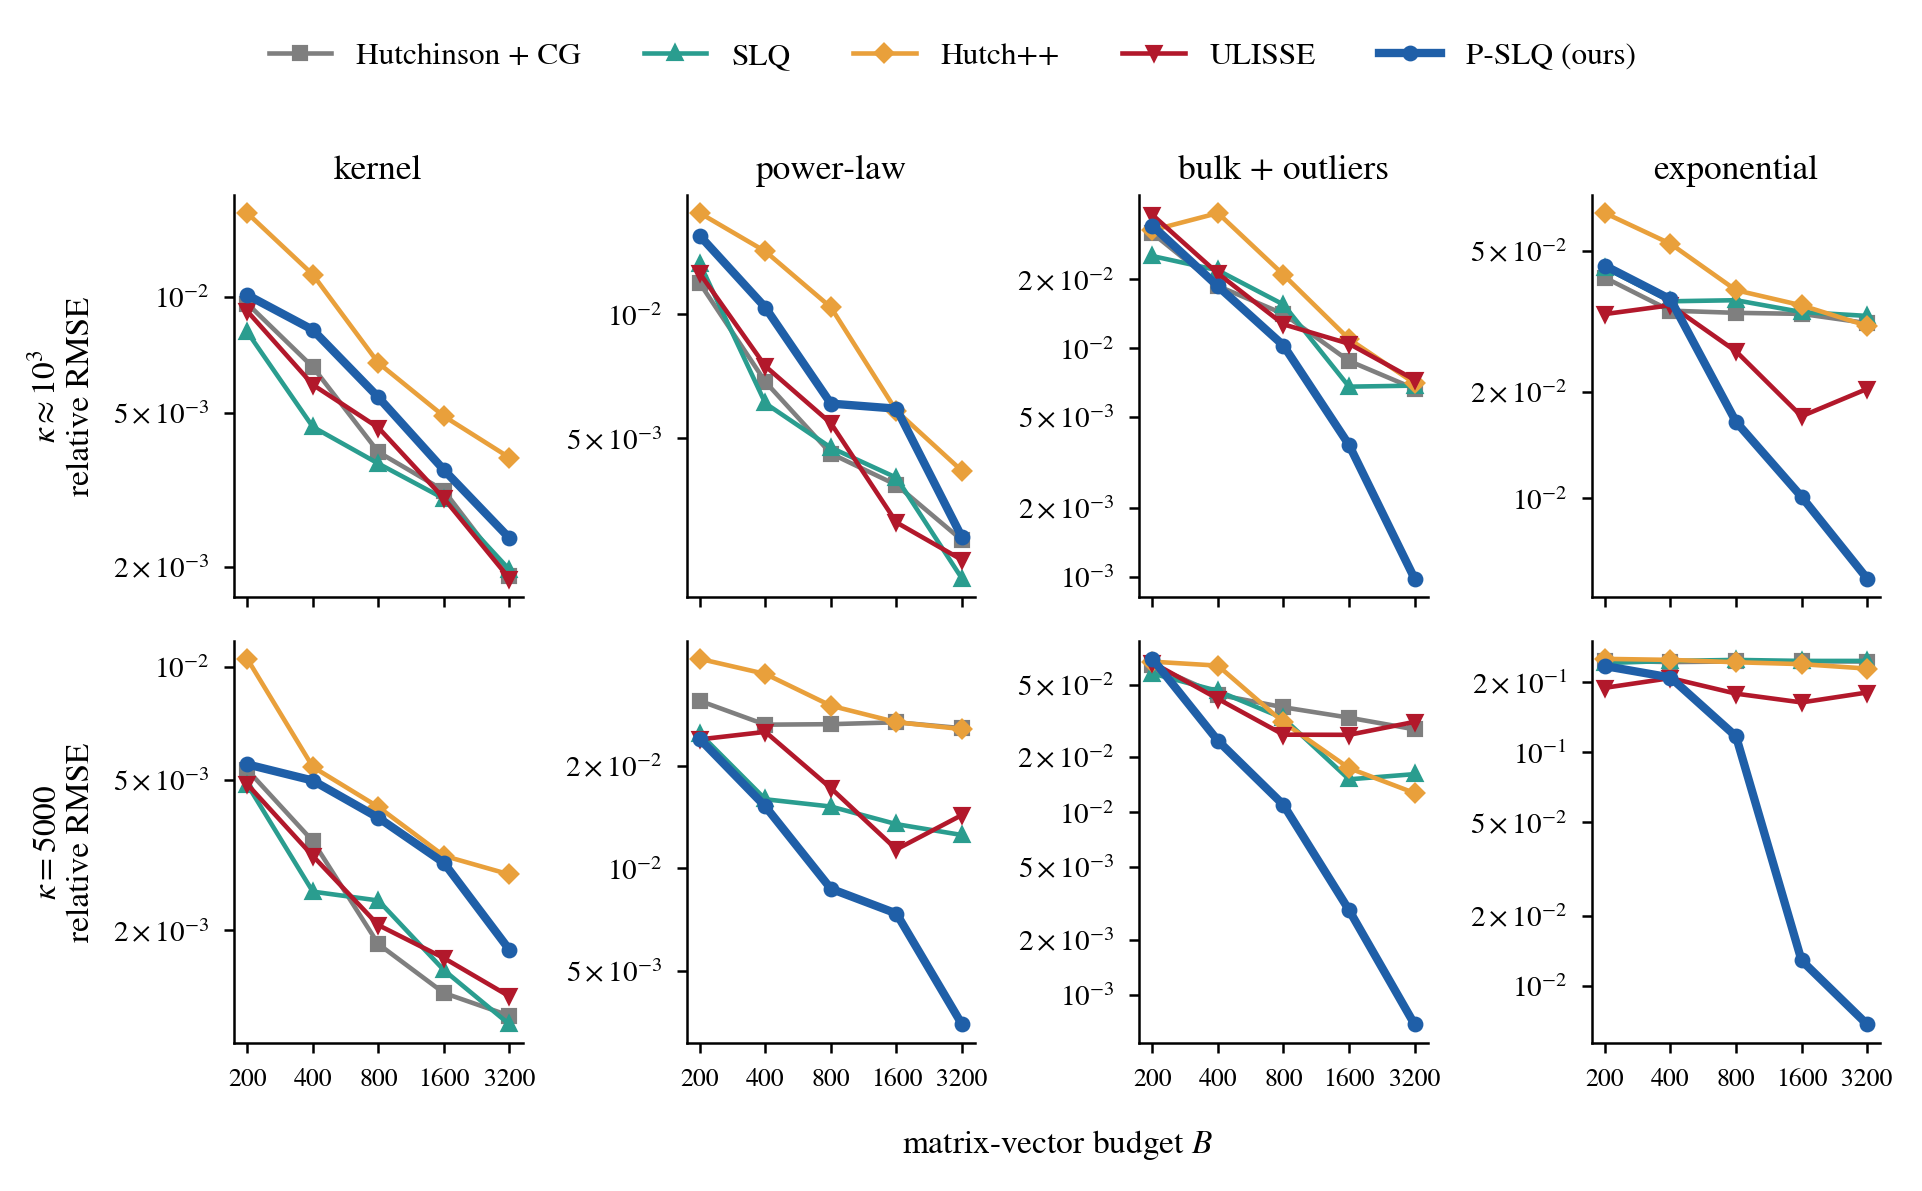

Write Python code to recreate this figure.
#!/usr/bin/env python3
"""Trace estimation at matched matrix-vector budgets (Section 6.1).

Target: tr(A^{-1}).  Every method receives the same budget B of products with
A and the same Krylov depth L per probe or solve; the free parameter of each
method (number of probes, sketch size, Krylov dimension) is derived from B.

    Hutchinson + CG   N = B / L Rademacher probes, each solved by L CG steps
    SLQ               N = B / L Rademacher probes, L-step Gauss quadrature
                      (Ubaru, Chen and Saad, 2017)
    Hutch++           k = g = B / (3L) solves for the sketch, its trace and the
                      deflated Hutchinson part (Meyer et al., 2021)
    ULISSE            CG with Russian-roulette truncation, unbiased
                      (Filippone and Engler, 2015): L guaranteed steps, then
                      continuation with probability P_CONT, increments
                      reweighted by the inverse survival probability
    P-SLQ (ours)      tr(A^{-1}) = tr(T_m^{-1}) + (S_perp^{-1})_11 beta_m^2
                      (T_m^{-2})_mm + tr(S_perp^{-1}): one Lanczos run of
                      dimension m, a boundary probe of depth L, and N probes
                      of depth L.  With B' = B - L:  m = B'/4,  N = (B' - m)/L.

All methods use Rademacher probes (projected onto the complement for P-SLQ;
Hutchinson's identity needs only E[z z^T] = I).

Two conditioning regimes, one row of the figure each:
    kappa ~ 1e3   the matrices of the other experiments (the kernel matrix
                  has kappa ~ 3e3 with its 0.01 nugget)
    kappa = 1e5   the same families at kappa = 1e5 (see make_matrix: the
                  kernel matrix uses a squared-exponential kernel here)

Reported: relative RMSE over REPS independent repetitions, against the exact
trace.  Output: exp_trace.pdf, exp_trace.csv.

Usage:  python exp_trace.py                  both regimes, then plot (~40 min)
        python exp_trace.py --kappa 1e5      one regime only; merged into an
                                             existing exp_trace.csv
        python exp_trace.py --plot           replot from exp_trace.csv
"""
import csv
import sys

import numpy as np
from pslq_core import test_matrix, lanczos, random_orthogonal

D = 1000
L = 30                                # Krylov depth for every method
BUDGETS = [200, 400, 800, 1600, 3200]
REPS = 30
P_CONT = 0.5                          # ULISSE continuation probability
REGIMES = [("1e3", r"$\kappa\approx10^3$"), ("5000", r"$\kappa=5000$")]
KINDS = [("kernel", "kernel"), ("power-law", "power-law"),
         ("bulk+outliers", "bulk + outliers"), ("exponential", "exponential")]
METHODS = ["Hutchinson + CG", "SLQ", "Hutch++", "ULISSE", "P-SLQ (ours)"]


# ============================================================ helpers =======

def batched_lanczos(A, U, l, Q=None):
    """l Lanczos steps for every column of U at once, full reorthogonalisation.
    With Q given, every vector is projected onto range(Q)^perp (P-SLQ).
    Returns the tridiagonal entries (alpha l x B, beta l-1 x B) and ||u||^2."""
    P = (lambda Z: Z) if Q is None else (lambda Z: Z - Q @ (Q.T @ Z))
    d, B = U.shape
    nu2 = (U * U).sum(0)
    V = np.zeros((l, d, B))
    V[0] = U / np.sqrt(nu2)
    al, be = np.zeros((l, B)), np.zeros((l - 1, B))
    prev, bprev = np.zeros((d, B)), np.zeros(B)
    for j in range(l):
        W = P(A @ V[j]) - bprev * prev
        al[j] = (V[j] * W).sum(0)
        W -= al[j] * V[j]
        for _ in range(2):
            W -= np.einsum("jdb,jb->db", V[:j + 1], np.einsum("jdb,db->jb", V[:j + 1], W))
        W = P(W)
        b = np.linalg.norm(W, axis=0)
        if j + 1 < l:
            be[j] = b
            V[j + 1] = W / np.maximum(b, 1e-300)
        prev, bprev = V[j], b
    return al, be, nu2


def gauss(al, be, nu2, k=1):
    """nu2 * e1^T T^{-k} e1 for every column (k = 1 or 2)."""
    out = np.empty(al.shape[1])
    l = al.shape[0]
    for i in range(al.shape[1]):
        T = np.diag(al[:, i]) + np.diag(be[:, i], 1) + np.diag(be[:, i], -1)
        x = np.zeros(l); x[0] = 1.0
        for _ in range(k):
            x = np.linalg.solve(T, x)
        out[i] = nu2[i] * x[0]
    return out


def cg(A, Bm, iters):
    """iters CG steps for every column of Bm, from zero; returns the iterates."""
    X = np.zeros_like(Bm); R = Bm.copy(); P = R.copy()
    rr = (R * R).sum(0)
    for _ in range(iters):
        AP = A @ P
        alpha = rr / np.maximum((P * AP).sum(0), 1e-300)
        X += alpha * P
        R -= alpha * AP
        rr_new = (R * R).sum(0)
        P = R + (rr_new / np.maximum(rr, 1e-300)) * P
        rr = rr_new
    return X


def rademacher(rng, d, n):
    return rng.choice([-1.0, 1.0], size=(d, n))


def make_matrix(key, regime, rng):
    """Test matrix for a regime.  "1e3" returns the matrices used elsewhere in
    the paper, unchanged.  "1e5" gives the same families at kappa = 1e5:
      kernel         squared-exponential kernel on the same inputs, with the
                     nugget set to reach kappa (the exponential kernel's own
                     smallest eigenvalue is too large for this kappa)
      bulk+outliers  smallest eigenvalue pinned to 1/kappa
      others         the spectrum of test_matrix stretched to kappa"""
    if regime == "1e3":
        return test_matrix(key, D, rng)
    kappa = float(regime)
    if key == "kernel":
        X = rng.random((D, 5))
        d2 = ((X[:, None, :] - X[None, :, :]) ** 2).sum(-1)
        K = np.exp(-d2 / (2 * (0.3 * np.sqrt(5)) ** 2))
        K = 0.5 * (K + K.T)
        w = np.linalg.eigvalsh(K)
        nugget = max((w[-1] - kappa * w[0]) / (kappa - 1.0), 0.0)
        return K + nugget * np.eye(D)
    if key == "bulk+outliers":
        lam = np.concatenate([rng.uniform(0.5, 1.0, 10),
                              rng.uniform(1 / kappa, 0.05, D - 10)])
        lam[np.argmin(lam)] = 1 / kappa
        U = random_orthogonal(D, rng)
        return (U * lam) @ U.T
    return test_matrix(key, D, rng, kappa=kappa)


# ============================================================ methods =======

def hutchinson_cg(A, B, rng):
    Z = rademacher(rng, A.shape[0], max(B // L, 1))
    return float(np.mean((Z * cg(A, Z, L)).sum(0)))


def slq(A, B, rng):
    al, be, nu2 = batched_lanczos(A, rademacher(rng, A.shape[0], max(B // L, 1)), L)
    return float(np.mean(gauss(al, be, nu2)))


def hutchpp(A, B, rng):
    d = A.shape[0]
    k = max(B // (3 * L), 1)
    Q = np.linalg.qr(cg(A, rademacher(rng, d, k), L))[0]      # sketch of A^{-1}
    t1 = np.trace(Q.T @ cg(A, Q, L))
    G = rademacher(rng, d, k)
    G -= Q @ (Q.T @ G)
    t2 = float(np.mean((G * cg(A, G, L)).sum(0)))
    return t1 + t2


def ulisse(A, B, rng):
    """CG with Russian-roulette truncation; unbiased for the converged solve."""
    d = A.shape[0]
    cost = L + P_CONT / (1.0 - P_CONT)                        # expected steps
    n = max(int(B / cost), 1)
    Z = rademacher(rng, d, n)
    extra = rng.geometric(1.0 - P_CONT, size=n) - 1           # steps after L
    X = np.zeros_like(Z); R = Z.copy(); P = R.copy()
    rr = (R * R).sum(0)
    est = np.zeros(n)
    for k in range(L + extra.max()):
        AP = A @ P
        alpha = rr / np.maximum((P * AP).sum(0), 1e-300)
        dX = alpha * P
        w = np.where(k < L, 1.0, P_CONT ** -(k - L + 1))       # inverse survival
        alive = k < L + extra
        est += alive * w * (Z * dX).sum(0)
        X += dX
        R -= alpha * AP
        rr_new = (R * R).sum(0)
        P = R + (rr_new / np.maximum(rr, 1e-300)) * P
        rr = rr_new
    return float(est.mean())


def pslq(A, B, rng):
    d = A.shape[0]
    Bp = B - L                                                 # boundary probe
    m = min(max(Bp // 4, 5), d - L - 2)                       # room for probes
    N = max((Bp - m) // L, 1)
    Q, T, beta_m, q_next = lanczos(A, rng.standard_normal(d), m)
    Ti = np.linalg.inv(T)
    gamma = beta_m ** 2 * Ti[m - 1, m - 1]
    al, be, _ = batched_lanczos(A, q_next[:, None], L, Q)      # boundary probe
    a1, a2 = gauss(al, be, np.ones(1), 1)[0], gauss(al, be, np.ones(1), 2)[0]
    s11 = a1 / (1.0 - gamma * a1)
    U = rademacher(rng, d, N)                                  # same probes as
    U -= Q @ (Q.T @ U)                                         # the baselines
    al, be, nu2 = batched_lanczos(A, U, L, Q)                  # P-SLQ
    tr_S = float(np.mean(gauss(al, be, nu2))) + gamma * a2 / (1.0 - gamma * a1)
    return np.trace(Ti) + s11 * beta_m ** 2 * (Ti @ Ti)[m - 1, m - 1] + tr_S


ESTIMATORS = dict(zip(METHODS, [hutchinson_cg, slq, hutchpp, ulisse, pslq]))


# ============================================================== run =========

def run(regimes):
    """Run the given regimes; rows of other regimes already in exp_trace.csv
    are kept, so one regime can be added without recomputing the other."""
    keep = [r for r in load() if r["regime"] not in regimes] if _have_csv() else []
    rows = []
    for regime in regimes:
        for key, _ in KINDS:
            rng = np.random.default_rng(0)
            A = make_matrix(key, regime, rng)
            w = np.linalg.eigvalsh(A)
            exact = float(np.sum(1.0 / w))
            print(f"[{regime}] {key}: kappa = {w[-1] / w[0]:.2e}", flush=True)
            for B in BUDGETS:
                for name, est in ESTIMATORS.items():
                    vals = np.array([est(A, B, rng) for _ in range(REPS)])
                    rows.append(dict(
                        regime=regime, matrix=key, budget=B, method=name,
                        rel_rmse=float(np.sqrt(np.mean((vals / exact - 1.0) ** 2))),
                        rel_bias=float(np.mean(vals) / exact - 1.0)))
                line = "  ".join(f"{r['method'][:12]:>12s} {r['rel_rmse']:.1e}"
                                 for r in rows if r["regime"] == regime
                                 and r["matrix"] == key and r["budget"] == B)
                print(f"  B={B:5d}  {line}", flush=True)
    rows = keep + rows
    with open("exp_trace.csv", "w", newline="") as fh:
        w_ = csv.DictWriter(fh, fieldnames=list(rows[0]))
        w_.writeheader(); w_.writerows(rows)
    return rows


def _have_csv():
    try:
        open("exp_trace.csv").close()
        return True
    except OSError:
        return False


def load():
    with open("exp_trace.csv") as fh:
        return [dict(r, regime=r.get("regime") or "1e3", budget=int(r["budget"]),
                     rel_rmse=float(r["rel_rmse"]), rel_bias=float(r["rel_bias"]))
                for r in csv.DictReader(fh)]


def _sci(v, _):
    """Tick label: 10^k for powers of ten, else c x 10^k."""
    e = int(np.floor(np.log10(v) + 1e-9))
    c = round(v / 10 ** e)
    return rf"$10^{{{e}}}$" if c == 1 else rf"${c}\times10^{{{e}}}$"


def plot(rows):
    import matplotlib
    matplotlib.use("Agg")
    import matplotlib.pyplot as plt
    from matplotlib.ticker import FuncFormatter, LogLocator
    plt.rcParams.update({
        "font.family": "serif", "font.serif": ["STIXGeneral", "DejaVu Serif"],
        "mathtext.fontset": "stix", "font.size": 8, "axes.labelsize": 8,
        "axes.titlesize": 8.5, "legend.fontsize": 7.5, "xtick.labelsize": 7,
        "ytick.labelsize": 7, "axes.linewidth": 0.6, "lines.linewidth": 1.2,
        "xtick.major.width": 0.6, "ytick.major.width": 0.6,
        "xtick.major.size": 2.5, "ytick.major.size": 2.5,
        "axes.spines.top": False, "axes.spines.right": False})
    style = {"Hutchinson + CG": dict(color="#7f7f7f", marker="s", ls="-"),
             "SLQ": dict(color="#2a9d8f", marker="^", ls="-"),
             "Hutch++": dict(color="#e9a03b", marker="D", ls="-"),
             "ULISSE": dict(color="#b2182b", marker="v", ls="-"),
             "P-SLQ (ours)": dict(color="#1f5fa8", marker="o", ls="-", lw=2.0)}
    regimes = [(k, lab) for k, lab in REGIMES if any(r["regime"] == k for r in rows)]
    fig, axes = plt.subplots(len(regimes), 4, figsize=(6.5, 1.75 * len(regimes) + 0.25),
                             sharex=True, squeeze=False)
    for i, (regime, rlab) in enumerate(regimes):
        for j, (key, title) in enumerate(KINDS):
            ax = axes[i, j]
            for name in METHODS:
                st = style[name]
                y = [next(r["rel_rmse"] for r in rows if r["regime"] == regime
                          and r["matrix"] == key and r["budget"] == B
                          and r["method"] == name) for B in BUDGETS]
                ax.plot(BUDGETS, y, color=st["color"], marker=st["marker"], ms=2.8,
                        lw=st.get("lw", 1.1), zorder=3 if "ours" in name else 2)
            ax.set_xscale("log"); ax.set_yscale("log")
            ax.set_xticks(BUDGETS); ax.set_xticklabels([str(b) for b in BUDGETS])
            ax.tick_params(axis="x", labelsize=6.2)
            ax.minorticks_off()
            ax.yaxis.set_major_locator(LogLocator(base=10, subs=(1.0, 2.0, 5.0)))
            ax.yaxis.set_major_formatter(FuncFormatter(_sci))
            if i == 0:
                ax.set_title(title, pad=4)
        axes[i, 0].set_ylabel(f"{rlab}\nrelative RMSE")
    handles = [plt.Line2D([], [], color=style[n]["color"], marker=style[n]["marker"],
                          ms=2.8, lw=style[n].get("lw", 1.1)) for n in METHODS]
    fig.legend(handles, METHODS, loc="upper center", ncol=5, frameon=False,
               bbox_to_anchor=(0.5, 1.04))
    fig.tight_layout(rect=(0, 0.05, 1, 0.95), w_pad=0.8, h_pad=1.0)
    pos = [a_.get_position() for a_ in axes[-1]]
    fig.text((pos[0].x0 + pos[-1].x1) / 2, pos[0].y0 - 0.075,
             "matrix-vector budget $B$", ha="center", va="top", fontsize=8)
    fig.savefig("exp_trace.pdf", bbox_inches="tight")
    fig.savefig("exp_trace.png", dpi=300, bbox_inches="tight")


if __name__ == "__main__":
    if "--plot" in sys.argv:
        rows = load()
    elif "--kappa" in sys.argv:
        rows = run([sys.argv[sys.argv.index("--kappa") + 1]])
    else:
        rows = run([k for k, _ in REGIMES])
    plot(rows)
    # per regime: the budget from which P-SLQ has the lowest RMSE on a matrix
    for regime, _ in REGIMES:
        for key, _ in KINDS:
            sub = [r for r in rows if r["regime"] == regime and r["matrix"] == key]
            if not sub:
                continue
            wins = [B for B in BUDGETS if min((r for r in sub if r["budget"] == B),
                    key=lambda r: r["rel_rmse"])["method"] == "P-SLQ (ours)"]
            print(f"[{regime}] {key:14s} P-SLQ lowest at B = {wins or 'none'}")
